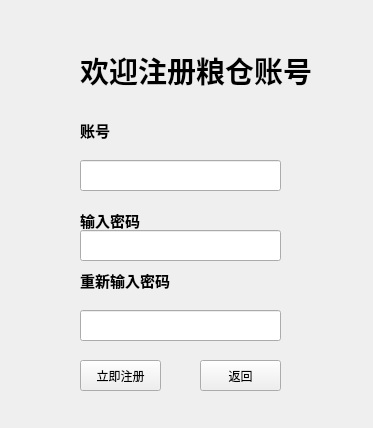
<?xml version="1.0" encoding="UTF-8"?>
<ui version="4.0">
 <class>Zhuce</class>
 <widget class="QWidget" name="Zhuce">
  <property name="geometry">
   <rect>
    <x>0</x>
    <y>0</y>
    <width>373</width>
    <height>428</height>
   </rect>
  </property>
  <property name="windowTitle">
   <string>Form</string>
  </property>
  <widget class="QLabel" name="label_4">
   <property name="geometry">
    <rect>
     <x>80</x>
     <y>40</y>
     <width>251</width>
     <height>61</height>
    </rect>
   </property>
   <property name="text">
    <string>&lt;html&gt;&lt;head/&gt;&lt;body&gt;&lt;p&gt;&lt;span style=&quot; font-size:22pt; font-weight:600;&quot;&gt;欢迎注册粮仓账号&lt;/span&gt;&lt;/p&gt;&lt;/body&gt;&lt;/html&gt;</string>
   </property>
  </widget>
  <widget class="QLineEdit" name="rmlineEdit">
   <property name="geometry">
    <rect>
     <x>80</x>
     <y>310</y>
     <width>201</width>
     <height>31</height>
    </rect>
   </property>
  </widget>
  <widget class="QLabel" name="label_6">
   <property name="geometry">
    <rect>
     <x>80</x>
     <y>260</y>
     <width>101</width>
     <height>41</height>
    </rect>
   </property>
   <property name="font">
    <font>
     <pointsize>11</pointsize>
     <weight>75</weight>
     <bold>true</bold>
    </font>
   </property>
   <property name="text">
    <string>&lt;html&gt;&lt;head/&gt;&lt;body&gt;&lt;p&gt;&lt;span style=&quot; color:#000000;&quot;&gt;重新输入密码&lt;/span&gt;&lt;/p&gt;&lt;/body&gt;&lt;/html&gt;</string>
   </property>
  </widget>
  <widget class="QLabel" name="label_5">
   <property name="geometry">
    <rect>
     <x>80</x>
     <y>200</y>
     <width>71</width>
     <height>41</height>
    </rect>
   </property>
   <property name="font">
    <font>
     <pointsize>11</pointsize>
     <weight>75</weight>
     <bold>true</bold>
    </font>
   </property>
   <property name="text">
    <string>&lt;html&gt;&lt;head/&gt;&lt;body&gt;&lt;p&gt;&lt;span style=&quot; color:#000000;&quot;&gt;输入密码&lt;/span&gt;&lt;/p&gt;&lt;/body&gt;&lt;/html&gt;</string>
   </property>
  </widget>
  <widget class="QLabel" name="label_2">
   <property name="geometry">
    <rect>
     <x>100</x>
     <y>310</y>
     <width>54</width>
     <height>12</height>
    </rect>
   </property>
   <property name="text">
    <string/>
   </property>
  </widget>
  <widget class="QLineEdit" name="zzlineEdit">
   <property name="geometry">
    <rect>
     <x>80</x>
     <y>160</y>
     <width>201</width>
     <height>31</height>
    </rect>
   </property>
  </widget>
  <widget class="QPushButton" name="pushButton">
   <property name="geometry">
    <rect>
     <x>80</x>
     <y>360</y>
     <width>81</width>
     <height>31</height>
    </rect>
   </property>
   <property name="text">
    <string>立即注册</string>
   </property>
  </widget>
  <widget class="QLabel" name="label">
   <property name="geometry">
    <rect>
     <x>80</x>
     <y>110</y>
     <width>51</width>
     <height>41</height>
    </rect>
   </property>
   <property name="font">
    <font>
     <pointsize>11</pointsize>
     <weight>75</weight>
     <bold>true</bold>
    </font>
   </property>
   <property name="text">
    <string>&lt;html&gt;&lt;head/&gt;&lt;body&gt;&lt;p&gt;&lt;span style=&quot; color:#000000;&quot;&gt;账号&lt;/span&gt;&lt;/p&gt;&lt;/body&gt;&lt;/html&gt;</string>
   </property>
  </widget>
  <widget class="QPushButton" name="pushButton_2">
   <property name="geometry">
    <rect>
     <x>200</x>
     <y>360</y>
     <width>81</width>
     <height>31</height>
    </rect>
   </property>
   <property name="text">
    <string>返回</string>
   </property>
  </widget>
  <widget class="QLineEdit" name="mmlineEdit">
   <property name="geometry">
    <rect>
     <x>80</x>
     <y>230</y>
     <width>201</width>
     <height>31</height>
    </rect>
   </property>
  </widget>
 </widget>
 <resources/>
 <connections/>
</ui>
